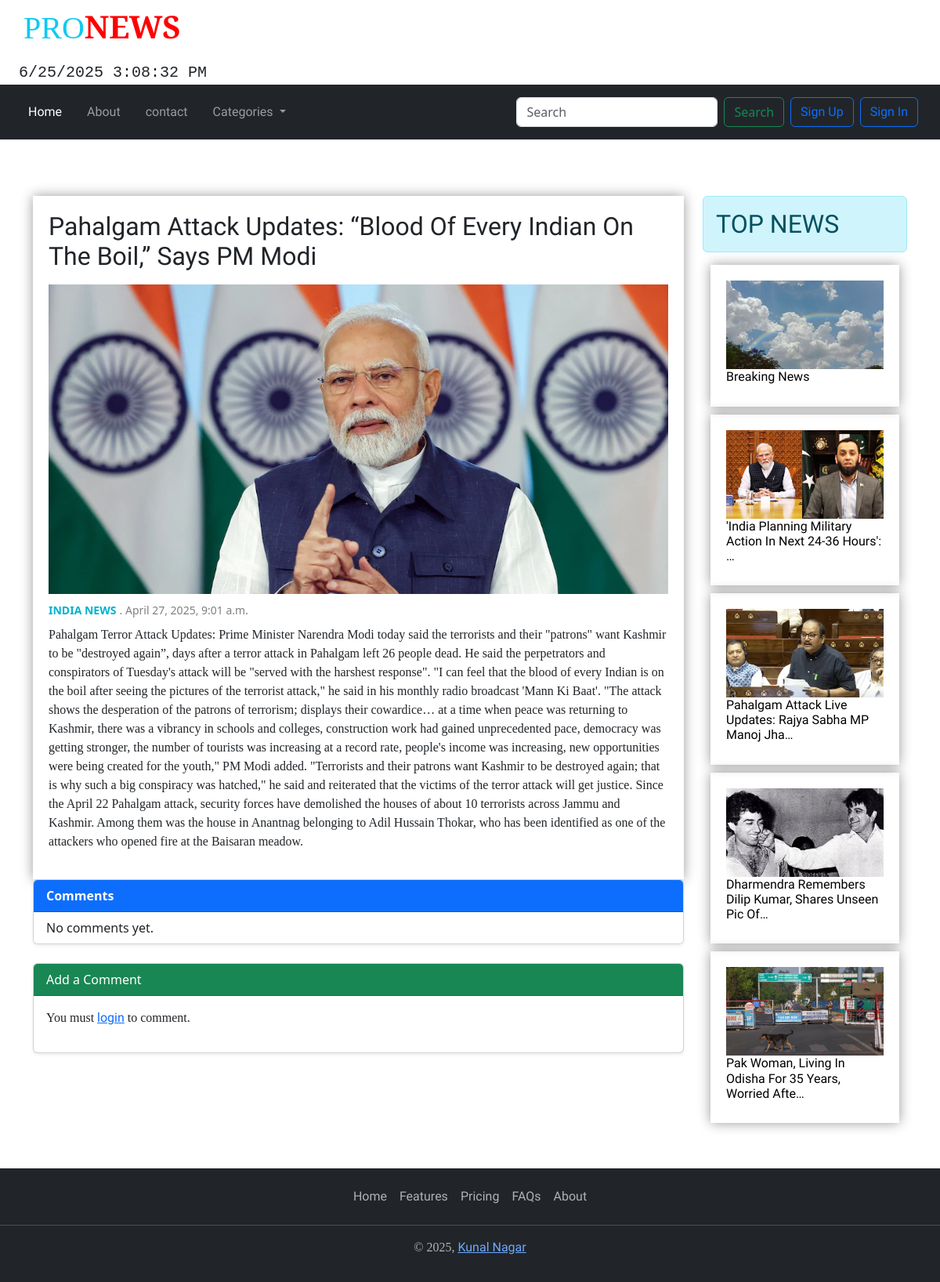
Page /details/1/ on the committed database.
### main/models.py (models this page shows)
class News(models.Model):
    title = models.CharField(max_length=150)
    category = models.ForeignKey(Categories, on_delete=models.CASCADE)
    publish = models.DateTimeField(auto_now_add=True)
    image = models.ImageField(upload_to='news/')
    desc = models.TextField()
    class Meta:
        verbose_name_plural = 'News'

class Categories(models.Model):
    name = models.CharField(max_length=100)
    image = models.ImageField(upload_to='category/')
    def __str__(self):
        return self.name
    class Meta:
        verbose_name_plural = 'categories'

### news/views.py (the view, shortened to what this page needs)
# urls.py: path('details/<int:id>/', views.details, name="details"),
def details(request,id):
    data = News.objects.filter(id = id)
    top5 = News.objects.all().order_by('-id')[:5]
    news1 = get_object_or_404(News, id=id)
    com = news1.comments.order_by('-create')
    form = CommentForm()
    return render(request, 'details.html', {'data':data,'top5':top5, "form":form, "com":com})

### main/forms.py
class CommentForm(forms.ModelForm):
    class Meta:
        model = Comment
        fields = ["text"]

### templates/details.html
{% extends "base.html" %}
{% load widget_tweaks %}
{% block contant %}
<div class="container my-5 pt-4">
    <div class="row">
        <div class="col-lg-9">
            {% for i in data %}
            <div class="detail">
                <h2>{{i.title}}</h2>
                <img src="/media/{{i.image}}" class="img-fluid w-100 my-2" alt="">
                <small style="color:#00b1cf;"><b>{{i.category}}</b></small>
               <small style="color:grey;">. {{i.publish}}</small>
                <p class="mt-2">{{i.desc}}</p>
            </div>
            {% endfor %}
              <div class="card mb-4 shadow-sm">
        <div class="card-header bg-primary text-white">
            <strong>Comments</strong>
        </div>
        <ul class="list-group list-group-flush">
            {% for comment in com %}
            <li class="list-group-item">
                <strong>{{ comment.name }}</strong> - {{ comment.text }}
                <br><small class="text-muted">{{ comment.create|date:"F j, Y, g:i a" }}</small><br>
            </li>
            {% empty %}
            <li class="list-group-item">No comments yet.</li>
            {% endfor %}
        </ul>
    </div>
    <div class="card shadow-sm">
        <div class="card-header bg-success text-white">Add a Comment</div>
        <div class="card-body">
            {% if user.is_authenticated %}
            <form method="post">
                {% csrf_token %}
                <div class="mb-3">
                    {{ form.text.label_tag }} {{ form.text|add_class:"form-control" }}
                </div>
                <button type="submit" class="btn btn-success">Post</button>
            </form>
            {% else %}
            <p>You must <a href="{% url 'login' %}">login</a> to comment.</p>
            {% endif %}
        </div>
    </div>
        </div>
        <div class="col-lg-3">
            <div class="top5">
                <h2 class="alert alert-info">TOP NEWS</h2>
                {% for k in top5 %}
                <a href="{% url "details" k.id %}">
                    <div class="d-card">
                        <img src="/media/{{k.image}}" alt="" class="img-fluid w-100">
                        <h6>{{k.title | truncatechars:55}}</h6>
                    </div>
                </a>
                {% endfor %}
            </div>
        </div>
    </div>
</div>
{% endblock contant %}

### static/css/style.css (style rules this page uses)
h2,h3,h5,h6 { font-family: "Rowdies", sans-serif; text-transform: capitalize; font-weight: 100; }
a { font-family: "Edu NSW ACT Hand Pre", cursive !important; }
p { font-family: "Playfair Display", serif; }
.detail { box-shadow: 0px 0px 15px rgba(0, 0, 0, 0.4); padding: 20px; }
.d-card { box-shadow: 0px 0px 15px rgba(0, 0, 0, 0.4); padding: 20px; margin:10px; }
.top5 a { text-decoration: none; color: black; }

### rows in the picture
News: title "Pahalgam Attack Updates: “Blood Of Every Indian On The Boil,” Says PM Modi", image (picture), category "INDIA NEWS", publish "April 27, 2025, 9:01 a.m.", desc "Pahalgam Terror Attack Updates: Prime Minister Narendra Modi today said the terrorists and their \"patrons\" want Kashmir to be \"destroyed again”, days after a terror attack in Pahalgam left 26 people dead. He said the perpetrators and conspirators of Tuesday's attack will be \"served with the harshest response\". \"I can feel that the blood of every Indian is on the boil after seeing the pictures of the terrorist attack,\" he said in his monthly radio broadcast 'Mann Ki Baat'. \"The attack shows the desperation of the patrons of terrorism; displays their cowardice… at a time when peace was returning to Kashmir, there was a vibrancy in schools and colleges, construction work had gained…"
News: image (picture), title "Breaking News"
News: image (picture), title "'India Planning Military Action In Next 24-36 Hours': …"
News: image (picture), title "Pahalgam Attack Live Updates: Rajya Sabha MP Manoj Jha…"
News: image (picture), title "Dharmendra Remembers Dilip Kumar, Shares Unseen Pic Of…"
News: image (picture), title "Pak Woman, Living In Odisha For 35 Years, Worried Afte…"
